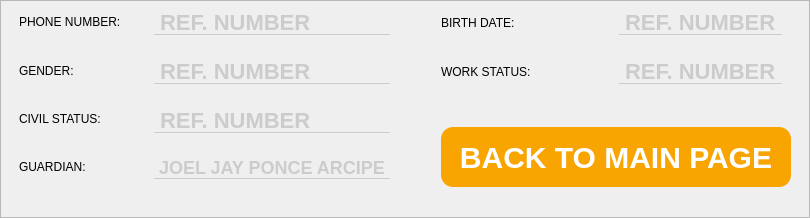
           <widget class="QFrame" name="frame_25">
            <property name="styleSheet">
             <string notr="true"/>
            </property>
            <property name="frameShape">
             <enum>QFrame::StyledPanel</enum>
            </property>
            <property name="frameShadow">
             <enum>QFrame::Raised</enum>
            </property>
            <layout class="QHBoxLayout" name="horizontalLayout_17">
             <property name="leftMargin">
              <number>0</number>
             </property>
             <property name="topMargin">
              <number>0</number>
             </property>
             <property name="rightMargin">
              <number>0</number>
             </property>
             <item>
              <widget class="QFrame" name="frame_26">
               <property name="styleSheet">
                <string notr="true">border-style:none;
border-color: none;</string>
               </property>
               <property name="frameShape">
                <enum>QFrame::StyledPanel</enum>
               </property>
               <property name="frameShadow">
                <enum>QFrame::Raised</enum>
               </property>
               <layout class="QHBoxLayout" name="horizontalLayout_18">
                <property name="topMargin">
                 <number>0</number>
                </property>
                <item>
                 <widget class="QFrame" name="frame_27">
                  <property name="maximumSize">
                   <size>
                    <width>200</width>
                    <height>16777215</height>
                   </size>
                  </property>
                  <property name="frameShape">
                   <enum>QFrame::StyledPanel</enum>
                  </property>
                  <property name="frameShadow">
                   <enum>QFrame::Raised</enum>
                  </property>
                  <layout class="QVBoxLayout" name="verticalLayout_12">
                   <property name="topMargin">
                    <number>0</number>
                   </property>
                   <item>
                    <widget class="QLabel" name="label_29">
                     <property name="text">
                      <string>PHONE NUMBER:</string>
                     </property>
                    </widget>
                   </item>
                   <item>
                    <widget class="QLabel" name="label_30">
                     <property name="text">
                      <string>GENDER:</string>
                     </property>
                    </widget>
                   </item>
                   <item>
                    <widget class="QLabel" name="label_31">
                     <property name="text">
                      <string>CIVIL STATUS:</string>
                     </property>
                    </widget>
                   </item>
                   <item>
                    <widget class="QLabel" name="label_32">
                     <property name="text">
                      <string>GUARDIAN:</string>
                     </property>
                    </widget>
                   </item>
                  </layout>
                 </widget>
                </item>
                <item>
                 <widget class="QFrame" name="frame_28">
                  <property name="frameShape">
                   <enum>QFrame::StyledPanel</enum>
                  </property>
                  <property name="frameShadow">
                   <enum>QFrame::Raised</enum>
                  </property>
                  <layout class="QVBoxLayout" name="verticalLayout_13">
                   <property name="topMargin">
                    <number>0</number>
                   </property>
                   <item>
                    <widget class="QFrame" name="frame_29">
                     <property name="maximumSize">
                      <size>
                       <width>16777215</width>
                       <height>16777215</height>
                      </size>
                     </property>
                     <property name="styleSheet">
                      <string notr="true"/>
                     </property>
                     <property name="frameShape">
                      <enum>QFrame::StyledPanel</enum>
                     </property>
                     <property name="frameShadow">
                      <enum>QFrame::Raised</enum>
                     </property>
                     <layout class="QHBoxLayout" name="horizontalLayout_19">
                      <property name="spacing">
                       <number>0</number>
                      </property>
                      <property name="leftMargin">
                       <number>0</number>
                      </property>
                      <property name="topMargin">
                       <number>0</number>
                      </property>
                      <property name="rightMargin">
                       <number>0</number>
                      </property>
                      <property name="bottomMargin">
                       <number>0</number>
                      </property>
                      <item>
                       <widget class="QFrame" name="frame_30">
                        <property name="frameShape">
                         <enum>QFrame::StyledPanel</enum>
                        </property>
                        <property name="frameShadow">
                         <enum>QFrame::Raised</enum>
                        </property>
                        <layout class="QHBoxLayout" name="horizontalLayout_20">
                         <item>
                          <widget class="QLabel" name="regSuc_phone_num_label">
                           <property name="maximumSize">
                            <size>
                             <width>16777215</width>
                             <height>25</height>
                            </size>
                           </property>
                           <property name="styleSheet">
                            <string notr="true">QFrame {
				font-family: Segoe UI;
				font-weight: bold;
				color: #cccccc;
				font-size: 22px;
                border: none;
                border-bottom: 1px solid #cccccc;
				border-radius: 0px;
            }</string>
                           </property>
                           <property name="text">
                            <string>REF. NUMBER</string>
                           </property>
                          </widget>
                         </item>
                        </layout>
                       </widget>
                      </item>
                     </layout>
                    </widget>
                   </item>
                   <item>
                    <widget class="QFrame" name="frame_31">
                     <property name="maximumSize">
                      <size>
                       <width>16777215</width>
                       <height>16777215</height>
                      </size>
                     </property>
                     <property name="styleSheet">
                      <string notr="true"/>
                     </property>
                     <property name="frameShape">
                      <enum>QFrame::StyledPanel</enum>
                     </property>
                     <property name="frameShadow">
                      <enum>QFrame::Raised</enum>
                     </property>
                     <layout class="QHBoxLayout" name="horizontalLayout_21">
                      <property name="spacing">
                       <number>0</number>
                      </property>
                      <property name="leftMargin">
                       <number>0</number>
                      </property>
                      <property name="topMargin">
                       <number>0</number>
                      </property>
                      <property name="rightMargin">
                       <number>0</number>
                      </property>
                      <property name="bottomMargin">
                       <number>0</number>
                      </property>
                      <item>
                       <widget class="QFrame" name="frame_32">
                        <property name="frameShape">
                         <enum>QFrame::StyledPanel</enum>
                        </property>
                        <property name="frameShadow">
                         <enum>QFrame::Raised</enum>
                        </property>
                        <layout class="QHBoxLayout" name="horizontalLayout_22">
                         <item>
                          <widget class="QLabel" name="regSuc_gender_label">
                           <property name="maximumSize">
                            <size>
                             <width>16777215</width>
                             <height>25</height>
                            </size>
                           </property>
                           <property name="styleSheet">
                            <string notr="true">QFrame {
				font-family: Segoe UI;
				font-weight: bold;
				color: #cccccc;
				font-size: 22px;
                border: none;
                border-bottom: 1px solid #cccccc;
				border-radius: 0px;
            }</string>
                           </property>
                           <property name="text">
                            <string>REF. NUMBER</string>
                           </property>
                          </widget>
                         </item>
                        </layout>
                       </widget>
                      </item>
                     </layout>
                    </widget>
                   </item>
                   <item>
                    <widget class="QFrame" name="frame_33">
                     <property name="maximumSize">
                      <size>
                       <width>16777215</width>
                       <height>16777215</height>
                      </size>
                     </property>
                     <property name="styleSheet">
                      <string notr="true"/>
                     </property>
                     <property name="frameShape">
                      <enum>QFrame::StyledPanel</enum>
                     </property>
                     <property name="frameShadow">
                      <enum>QFrame::Raised</enum>
                     </property>
                     <layout class="QHBoxLayout" name="horizontalLayout_23">
                      <property name="spacing">
                       <number>0</number>
                      </property>
                      <property name="leftMargin">
                       <number>0</number>
                      </property>
                      <property name="topMargin">
                       <number>0</number>
                      </property>
                      <property name="rightMargin">
                       <number>0</number>
                      </property>
                      <property name="bottomMargin">
                       <number>0</number>
                      </property>
                      <item>
                       <widget class="QFrame" name="frame_34">
                        <property name="frameShape">
                         <enum>QFrame::StyledPanel</enum>
                        </property>
                        <property name="frameShadow">
                         <enum>QFrame::Raised</enum>
                        </property>
                        <layout class="QHBoxLayout" name="horizontalLayout_24">
                         <item>
                          <widget class="QLabel" name="regSuc_civil_status_label">
                           <property name="maximumSize">
                            <size>
                             <width>16777215</width>
                             <height>25</height>
                            </size>
                           </property>
                           <property name="styleSheet">
                            <string notr="true">QFrame {
				font-family: Segoe UI;
				font-weight: bold;
				color: #cccccc;
				font-size: 22px;
                border: none;
                border-bottom: 1px solid #cccccc;
				border-radius: 0px;
            }</string>
                           </property>
                           <property name="text">
                            <string>REF. NUMBER</string>
                           </property>
                          </widget>
                         </item>
                        </layout>
                       </widget>
                      </item>
                     </layout>
                    </widget>
                   </item>
                   <item>
                    <widget class="QFrame" name="frame_40">
                     <property name="maximumSize">
                      <size>
                       <width>16777215</width>
                       <height>16777215</height>
                      </size>
                     </property>
                     <property name="styleSheet">
                      <string notr="true"/>
                     </property>
                     <property name="frameShape">
                      <enum>QFrame::StyledPanel</enum>
                     </property>
                     <property name="frameShadow">
                      <enum>QFrame::Raised</enum>
                     </property>
                     <layout class="QHBoxLayout" name="horizontalLayout_25">
                      <property name="spacing">
                       <number>0</number>
                      </property>
                      <property name="leftMargin">
                       <number>0</number>
                      </property>
                      <property name="topMargin">
                       <number>0</number>
                      </property>
                      <property name="rightMargin">
                       <number>0</number>
                      </property>
                      <property name="bottomMargin">
                       <number>0</number>
                      </property>
                      <item>
                       <widget class="QFrame" name="frame_41">
                        <property name="frameShape">
                         <enum>QFrame::StyledPanel</enum>
                        </property>
                        <property name="frameShadow">
                         <enum>QFrame::Raised</enum>
                        </property>
                        <layout class="QHBoxLayout" name="horizontalLayout_26">
                         <item>
                          <widget class="QLabel" name="regSuc_guardian_label">
                           <property name="maximumSize">
                            <size>
                             <width>16777215</width>
                             <height>25</height>
                            </size>
                           </property>
                           <property name="styleSheet">
                            <string notr="true">QFrame {
				font-family: Segoe UI;
				font-weight: bold;
				color: #cccccc;
				font-size: 18px;
                border: none;
                border-bottom: 1px solid #cccccc;
				border-radius: 0px;
            }</string>
                           </property>
                           <property name="text">
                            <string>JOEL JAY PONCE ARCIPE</string>
                           </property>
                          </widget>
                         </item>
                        </layout>
                       </widget>
                      </item>
                     </layout>
                    </widget>
                   </item>
                  </layout>
                 </widget>
                </item>
               </layout>
              </widget>
             </item>
             <item>
              <widget class="QFrame" name="frame_35">
               <property name="styleSheet">
                <string notr="true">border-style: none;
border-color: none;</string>
               </property>
               <property name="frameShape">
                <enum>QFrame::StyledPanel</enum>
               </property>
               <property name="frameShadow">
                <enum>QFrame::Raised</enum>
               </property>
               <layout class="QGridLayout" name="gridLayout_4">
                <property name="topMargin">
                 <number>0</number>
                </property>
                <property name="bottomMargin">
                 <number>0</number>
                </property>
                <item row="0" column="0">
                 <widget class="QFrame" name="frame_37">
                  <property name="maximumSize">
                   <size>
                    <width>200</width>
                    <height>16777215</height>
                   </size>
                  </property>
                  <property name="frameShape">
                   <enum>QFrame::StyledPanel</enum>
                  </property>
                  <property name="frameShadow">
                   <enum>QFrame::Raised</enum>
                  </property>
                  <layout class="QVBoxLayout" name="verticalLayout_14">
                   <property name="topMargin">
                    <number>0</number>
                   </property>
                   <property name="bottomMargin">
                    <number>9</number>
                   </property>
                   <item>
                    <widget class="QLabel" name="label_33">
                     <property name="text">
                      <string>BIRTH DATE:</string>
                     </property>
                    </widget>
                   </item>
                   <item>
                    <widget class="QLabel" name="label_34">
                     <property name="text">
                      <string>WORK STATUS:</string>
                     </property>
                    </widget>
                   </item>
                  </layout>
                 </widget>
                </item>
                <item row="0" column="1">
                 <widget class="QFrame" name="frame_39">
                  <property name="frameShape">
                   <enum>QFrame::StyledPanel</enum>
                  </property>
                  <property name="frameShadow">
                   <enum>QFrame::Raised</enum>
                  </property>
                  <layout class="QVBoxLayout" name="verticalLayout_15">
                   <property name="topMargin">
                    <number>0</number>
                   </property>
                   <property name="bottomMargin">
                    <number>9</number>
                   </property>
                   <item>
                    <widget class="QFrame" name="frame_42">
                     <property name="maximumSize">
                      <size>
                       <width>16777215</width>
                       <height>16777215</height>
                      </size>
                     </property>
                     <property name="styleSheet">
                      <string notr="true"/>
                     </property>
                     <property name="frameShape">
                      <enum>QFrame::StyledPanel</enum>
                     </property>
                     <property name="frameShadow">
                      <enum>QFrame::Raised</enum>
                     </property>
                     <layout class="QHBoxLayout" name="horizontalLayout_27">
                      <property name="spacing">
                       <number>0</number>
                      </property>
                      <property name="leftMargin">
                       <number>0</number>
                      </property>
                      <property name="topMargin">
                       <number>0</number>
                      </property>
                      <property name="rightMargin">
                       <number>0</number>
                      </property>
                      <property name="bottomMargin">
                       <number>0</number>
                      </property>
                      <item>
                       <widget class="QFrame" name="frame_43">
                        <property name="frameShape">
                         <enum>QFrame::StyledPanel</enum>
                        </property>
                        <property name="frameShadow">
                         <enum>QFrame::Raised</enum>
                        </property>
                        <layout class="QHBoxLayout" name="horizontalLayout_28">
                         <item>
                          <widget class="QLabel" name="regSuc_birthdate_label">
                           <property name="maximumSize">
                            <size>
                             <width>16777215</width>
                             <height>25</height>
                            </size>
                           </property>
                           <property name="styleSheet">
                            <string notr="true">QFrame {
				font-family: Segoe UI;
				font-weight: bold;
				color: #cccccc;
				font-size: 22px;
                border: none;
                border-bottom: 1px solid #cccccc;
				border-radius: 0px;
            }</string>
                           </property>
                           <property name="text">
                            <string>REF. NUMBER</string>
                           </property>
                          </widget>
                         </item>
                        </layout>
                       </widget>
                      </item>
                     </layout>
                    </widget>
                   </item>
                   <item>
                    <widget class="QFrame" name="frame_44">
                     <property name="maximumSize">
                      <size>
                       <width>16777215</width>
                       <height>16777215</height>
                      </size>
                     </property>
                     <property name="styleSheet">
                      <string notr="true"/>
                     </property>
                     <property name="frameShape">
                      <enum>QFrame::StyledPanel</enum>
                     </property>
                     <property name="frameShadow">
                      <enum>QFrame::Raised</enum>
                     </property>
                     <layout class="QHBoxLayout" name="horizontalLayout_29">
                      <property name="spacing">
                       <number>0</number>
                      </property>
                      <property name="leftMargin">
                       <number>0</number>
                      </property>
                      <property name="topMargin">
                       <number>0</number>
                      </property>
                      <property name="rightMargin">
                       <number>0</number>
                      </property>
                      <property name="bottomMargin">
                       <number>0</number>
                      </property>
                      <item>
                       <widget class="QFrame" name="frame_45">
                        <property name="frameShape">
                         <enum>QFrame::StyledPanel</enum>
                        </property>
                        <property name="frameShadow">
                         <enum>QFrame::Raised</enum>
                        </property>
                        <layout class="QHBoxLayout" name="horizontalLayout_31">
                         <item>
                          <widget class="QLabel" name="regSuc_work_status_label">
                           <property name="maximumSize">
                            <size>
                             <width>16777215</width>
                             <height>25</height>
                            </size>
                           </property>
                           <property name="styleSheet">
                            <string notr="true">QFrame {
				font-family: Segoe UI;
				font-weight: bold;
				color: #cccccc;
				font-size: 22px;
                border: none;
                border-bottom: 1px solid #cccccc;
				border-radius: 0px;
            }</string>
                           </property>
                           <property name="text">
                            <string>REF. NUMBER</string>
                           </property>
                          </widget>
                         </item>
                        </layout>
                       </widget>
                      </item>
                     </layout>
                    </widget>
                   </item>
                  </layout>
                 </widget>
                </item>
                <item row="1" column="0" colspan="2">
                 <widget class="QFrame" name="frame_47">
                  <property name="frameShape">
                   <enum>QFrame::StyledPanel</enum>
                  </property>
                  <property name="frameShadow">
                   <enum>QFrame::Raised</enum>
                  </property>
                  <layout class="QHBoxLayout" name="horizontalLayout_37">
                   <item>
                    <widget class="QPushButton" name="back_to_mainPage_btn">
                     <property name="minimumSize">
                      <size>
                       <width>350</width>
                       <height>60</height>
                      </size>
                     </property>
                     <property name="cursor">
                      <cursorShape>PointingHandCursor</cursorShape>
                     </property>
                     <property name="styleSheet">
                      <string notr="true">QPushButton{
background-color: #F8A502;
color: white;
font-family: Segoe UI;
font-weight: bold;
font-size: 30px;
border-radius: 12px;
}

QPushButton::hover{
text-decoration: underline;
background-color: #ad7301;
}</string>
                     </property>
                     <property name="text">
                      <string>BACK TO MAIN PAGE</string>
                     </property>
                    </widget>
                   </item>
                  </layout>
                 </widget>
                </item>
               </layout>
              </widget>
             </item>
            </layout>
           </widget>
